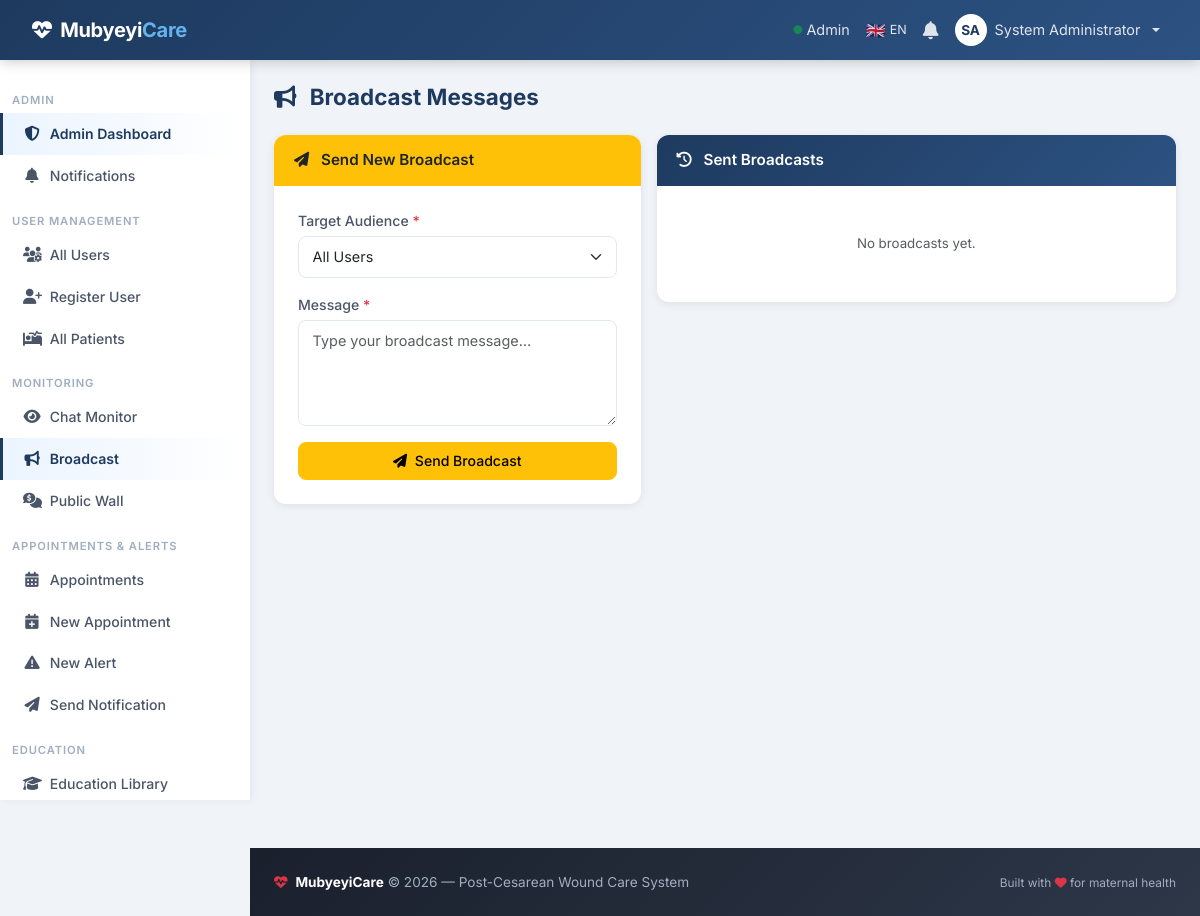
Page /admin/broadcast (signed in) on the committed database.
### models.py (models this page shows, shortened)
class User(UserMixin, db.Model):
    id = db.Column(db.Integer, primary_key=True)
    username = db.Column(db.String(80), unique=True, nullable=False)
    email = db.Column(db.String(120), unique=True, nullable=False)
    password_hash = db.Column(db.String(255), nullable=False)
    first_name = db.Column(db.String(100), nullable=False)
    last_name = db.Column(db.String(100), nullable=False)
    role = db.Column(db.Enum(UserRole), default=UserRole.PATIENT, nullable=False)
    phone = db.Column(db.String(20))
    location = db.Column(db.String(200))   # CHW service area (e.g. "Gasabo/Kinyinya")
    is_active = db.Column(db.Boolean, default=True)
    created_at = db.Column(db.DateTime, default=datetime.utcnow)
    patients = db.relationship('Patient', backref='primary_doctor', lazy='dynamic', foreign_keys='Patient.primary_doctor_id')
    follow_ups = db.relationship('FollowUp', backref='created_by', lazy='dynamic')
    sent_messages = db.relationship('Message', backref='sender', lazy='dynamic', foreign_keys='Message.sender_id')
    def get_full_name(self):
        return f"{self.first_name} {self.last_name}"

### routes/admin.py (the view, shortened to what this page needs)
@admin_bp.route('/broadcast', methods=['GET', 'POST'])
@login_required
@nurse_admin_required
def broadcast():
    broadcasts = BroadcastMessage.query.order_by(BroadcastMessage.created_at.desc()).all()
    users_for_dm = User.query.filter(User.id != current_user.id).order_by(User.last_name).all()
    return render_template('admin/broadcast.html', broadcasts=broadcasts, users=users_for_dm)

### routes/auth.py (called while the page is built)
def nurse_admin_required(f):
    @wraps(f)
    def decorated_function(*args, **kwargs):
        if not current_user.is_authenticated or current_user.role not in [UserRole.ADMIN, UserRole.NURSE]:
            flash('Admin or Nurse access required.', 'error')
            return redirect(url_for('dashboard.index'))
        return f(*args, **kwargs)
    return decorated_function

### templates/admin/broadcast.html (shortened to what this page needs)
{% extends "base.html" %}
{% block content %}
<div class="page-header" data-aos="fade-down">
    <h2><i class="fas fa-bullhorn me-2"></i> Broadcast Messages</h2>
</div>
<div class="row g-3">
    <div class="col-lg-5" data-aos="fade-up">
        <div class="card">
            <div class="card-header bg-warning text-dark"><i class="fas fa-paper-plane me-2"></i> Send New Broadcast</div>
            <div class="card-body p-4">
                <form method="POST" action="{{ url_for('admin.broadcast') }}">
                    <div class="mb-3">
                        <label class="form-label">Target Audience <span class="text-danger">*</span></label>
                        <select class="form-select" name="target" id="targetSelect" onchange="toggleDM(this.value)">
                            <option value="all">All Users</option>
                        </select>
                    </div>
                    <div class="mb-3">
                        <label class="form-label">Message <span class="text-danger">*</span></label>
                        <textarea class="form-control" name="content" rows="4" required placeholder="Type your broadcast message…"></textarea>
                    </div>
                    <button type="submit" class="btn btn-warning w-100"><i class="fas fa-paper-plane me-1"></i> Send Broadcast</button>
                </form>
            </div>
        </div>
    </div>
    <div class="col-lg-7" data-aos="fade-up" data-aos-delay="60">
        <div class="card">
            <div class="card-header bg-primary text-white"><i class="fas fa-history me-2"></i> Sent Broadcasts</div>
            <div class="card-body p-0" style="max-height:500px;overflow-y:auto;">
                {% for b in broadcasts %}
                <div class="p-3 {% if not loop.last %}border-bottom{% endif %}">
                    <div class="d-flex justify-content-between align-items-start mb-1">
                        <span class="badge bg-{{ 'secondary' if b.target == 'all' else 'primary' if b.target == 'patients' else 'success' if b.target == 'hcps' else 'info text-dark' }}">
                            {{ b.target.capitalize() }}{% if b.target_user and b.target == 'user' %}: {{ b.target_user.get_full_name() }}{% endif %}
                        </span>
                        <small class="text-muted">{{ b.created_at.strftime('%b %d, %Y %H:%M') }}</small>
                    </div>
                    <p class="mb-0 small">{{ b.content }}</p>
                </div>
                {% else %}
                <div class="text-center py-5 text-muted small">No broadcasts yet.</div>
                {% endfor %}
            </div>
        </div>
    </div>
</div>
{% endblock %}

### templates/base.html (shortened to what this page needs)
<!DOCTYPE html>
<html lang="en">
<head>
    <link href="https://cdn.jsdelivr.net/npm/bootstrap@5.3.3/dist/css/bootstrap.min.css" rel="stylesheet">
    <link rel="stylesheet" href="https://cdnjs.cloudflare.com/ajax/libs/font-awesome/6.5.0/css/all.min.css">
    <link href="https://unpkg.com/aos@2.3.4/dist/aos.css" rel="stylesheet">
</head>
<body>
<nav class="navbar navbar-dark navbar-expand-lg fixed-top">
    <div class="container-fluid">
        <a class="navbar-brand" href="/">
            <i class="fas fa-heart-pulse me-1"></i> Mubyeyi<span>Care</span>
        </a>
        <div class="collapse navbar-collapse" id="navbarNav">
            <ul class="navbar-nav ms-auto align-items-center">
                {% if current_user.is_authenticated %}
                <li class="nav-item">
                    <span class="nav-link text-white-50 small d-none d-lg-inline">
                        <i class="fas fa-circle text-success" style="font-size:.55rem;vertical-align:middle;"></i>
                        {{ current_user.role.value.capitalize() }}
                    </span>
                </li>
                <li class="nav-item dropdown">
                    <a class="nav-link d-flex align-items-center gap-1 px-2" href="#"
                       id="langDropdown" role="button" data-bs-toggle="dropdown" aria-expanded="false"
                       title="{{ tr('Language') }}">
                        {% if current_lang == 'rw' %}
                        <span style="font-size:1rem;">🇷🇼</span>
                        <span class="d-none d-md-inline small">RW</span>
                        {% else %}
                        <span style="font-size:1rem;">🇬🇧</span>
                        <span class="d-none d-md-inline small">EN</span>
                        {% endif %}
                    </a>
                </li>
                <li class="nav-item dropdown">
                    <a class="nav-link position-relative" href="#"
                       id="bellDropdown" role="button"
                       data-bs-toggle="dropdown" aria-expanded="false"
                       title="Notifications">
                    </a>
                        {% set recent_notifs = current_user.notifications | sort(attribute='created_at', reverse=True) | list %}
                </li>
                <li class="nav-item dropdown">
                    <a class="nav-link dropdown-toggle d-flex align-items-center gap-2" href="#"
                       id="userDropdown" role="button" data-bs-toggle="dropdown" aria-expanded="false">
                        <span class="rounded-circle bg-white d-inline-flex align-items-center justify-content-center"
                              style="width:32px;height:32px;color:var(--primary);font-size:.85rem;font-weight:700;">
                            {{ current_user.first_name[0] | upper }}{{ current_user.last_name[0] | upper }}
                        </span>
                        <span class="d-none d-sm-inline">{{ current_user.get_full_name() }}</span>
                    </a>
                </li>
                {% endif %}
            </ul>
        </div>
    </div>
</nav>
{% if current_user.is_authenticated %}
<aside class="sidebar d-none d-lg-flex flex-column">
    <nav class="nav flex-column">
        {% if current_user.role.value in ['patient', 'mother'] %}
        <span class="sidebar-section">{{ tr('My Care') }}</span>
        <a class="nav-link" href="{{ url_for('dashboard.index') }}"><i class="fas fa-house-medical"></i> {{ tr('My Dashboard') }}</a>
        <a class="nav-link" href="{{ url_for('notifications.index') }}">
            <i class="fas fa-bell"></i> {{ tr('Notifications') }}
            {% if unread_notifications > 0 %}<span class="badge bg-danger ms-auto">{{ unread_notifications }}</span>{% endif %}
        </a>
        <span class="sidebar-section">{{ tr('Alerts & Appointments') }}</span>
        <a class="nav-link" href="{{ url_for('appointments.my_appointments') }}"><i class="fas fa-calendar-check"></i> {{ tr('My Appointments') }}</a>
        <a class="nav-link" href="{{ url_for('appointments.request_appointment') }}"><i class="fas fa-calendar-plus"></i> {{ tr('Request Appointment') }}</a>
        <span class="sidebar-section">{{ tr('Communication') }}</span>
        <a class="nav-link" href="{{ url_for('chat.patient_self_chat') }}"><i class="fas fa-comments"></i> {{ tr('Chat with Provider') }}</a>
        <a class="nav-link" href="{{ url_for('wall.index') }}"><i class="fas fa-comments-dollar"></i> {{ tr('Public Wall') }}</a>
        <span class="sidebar-section">{{ tr('Education') }}</span>
        <a class="nav-link" href="{{ url_for('education.library') }}"><i class="fas fa-graduation-cap"></i> {{ tr('Education Library') }}</a>
        <a class="nav-link" href="{{ url_for('education.bookmarks') }}"><i class="fas fa-bookmark"></i> {{ tr('My Bookmarks') }}</a>
        <a class="nav-link" href="{{ url_for('dashboard.health_education') }}"><i class="fas fa-book-medical"></i> {{ tr('Wound Care Guide') }}</a>
        {% elif current_user.role.value in ['admin', 'nurse'] %}
        <span class="sidebar-section">{{ tr('Admin') if current_user.role.value == 'admin' else 'Nurse Panel' }}</span>
        <a class="nav-link" href="{{ url_for('admin.dashboard') }}"><i class="fas fa-shield-halved"></i> {{ tr('Admin Dashboard') }}</a>
        <a class="nav-link" href="{{ url_for('notifications.index') }}">
            <i class="fas fa-bell"></i> {{ tr('Notifications') }}
        </a>
        {% if current_user.role.value == 'admin' %}
        <span class="sidebar-section">{{ tr('User Management') }}</span>
        <a class="nav-link" href="{{ url_for('admin.users') }}"><i class="fas fa-users-gear"></i> {{ tr('All Users') }}</a>
        <a class="nav-link" href="{{ url_for('auth.register') }}"><i class="fas fa-user-plus"></i> {{ tr('Register User') }}</a>
        {% endif %}
        <a class="nav-link" href="{{ url_for('admin.patients') }}"><i class="fas fa-bed-pulse"></i> {{ tr('All Patients') }}</a>
        <span class="sidebar-section">{{ tr('Monitoring') }}</span>
        <a class="nav-link" href="{{ url_for('admin.chat_monitor') }}"><i class="fas fa-eye"></i> {{ tr('Chat Monitor') }}</a>
        <a class="nav-link" href="{{ url_for('admin.broadcast') }}"><i class="fas fa-bullhorn"></i> {{ tr('Broadcast') }}</a>
        <a class="nav-link" href="{{ url_for('wall.index') }}"><i class="fas fa-comments-dollar"></i> {{ tr('Public Wall') }}</a>
        <span class="sidebar-section">{{ tr('Appointments & Alerts') }}</span>
        <a class="nav-link" href="{{ url_for('admin.appointments') }}"><i class="fas fa-calendar-days"></i> {{ tr('Appointments') }}</a>
        <a class="nav-link" href="{{ url_for('admin.create_appointment') }}"><i class="fas fa-calendar-plus"></i> {{ tr('New Appointment') }}</a>
        <a class="nav-link" href="{{ url_for('admin.create_alert') }}"><i class="fas fa-triangle-exclamation"></i> {{ tr('New Alert') }}</a>
        <a class="nav-link" href="{{ url_for('admin.create_notification') }}"><i class="fas fa-paper-plane"></i> {{ tr('Send Notification') }}</a>
        <span class="sidebar-section">{{ tr('Education') }}</span>
        <a class="nav-link" href="{{ url_for('education.library') }}"><i class="fas fa-graduation-cap"></i> {{ tr('Education Library') }}</a>
        {% endif %}
    </nav>
</aside>
{% endif %}
<main class="main-content">
    <div class="container-fluid px-4">
        {% block content %}{% endblock %}
    </div>
</main>
<footer class="py-4 mt-5" style="margin-left: var(--sidebar-w);">
    <div class="container-fluid px-4">
        <div class="row align-items-center">
            <div class="col-md-6">
                <p class="mb-0">
                    <i class="fas fa-heart-pulse text-danger me-1"></i>
                    <strong class="text-white">MubyeyiCare</strong> &copy; 2026 &mdash; {{ tr('Post-Cesarean Wound Care System') }}
                </p>
            </div>
            <div class="col-md-6 text-md-end mt-2 mt-md-0">
                <small>Built with <i class="fas fa-heart text-danger"></i> for maternal health</small>
            </div>
        </div>
    </div>
</footer>
</body>
</html>

### templates/base.html (style rules this page uses)
:root { --primary: #1e3a5f; --primary-light: #2c5282; --accent: #e74c3c; --success: #27ae60; --info: #3498db; --warning: #f39c12; --sidebar-w: 250px; --nav-h: 60px; --radius: 12px; --shadow-sm: 0 2px 8px rgba(0,0,0,.08); --shadow-md: 0 6px 24px rgba(0,0,0,.12); --transition: .2s ease; }
*, *::before, *::after { box-sizing: border-box; }
html { scroll-behavior: smooth; }
body { font-family: 'Inter', 'Segoe UI', sans-serif; background: #f0f4f8; color: #2d3748; font-size: .95rem; }
.navbar { background: linear-gradient(135deg, var(--primary) 0%, var(--primary-light) 100%); height: var(--nav-h); box-shadow: 0 2px 12px rgba(0,0,0,.2); padding: 0 1.25rem; }
.navbar-brand { font-weight: 700; font-size: 1.25rem; letter-spacing: -.3px; color: #fff !important; }
.navbar-brand span { color: #63b3ed; }
.navbar .nav-link { color: rgba(255,255,255,.85) !important; font-size: .9rem; }
.sidebar { background: #fff; width: var(--sidebar-w); height: calc(100vh - var(--nav-h)); position: fixed; top: var(--nav-h); left: 0; overflow-y: auto; box-shadow: 2px 0 8px rgba(0,0,0,.06); padding: 1rem 0 2rem; z-index: 900; }
.sidebar .sidebar-section { padding: .25rem .75rem; font-size: .7rem; font-weight: 600; text-transform: uppercase; letter-spacing: .08em; color: #a0aec0; margin-top: .75rem; }
.sidebar .nav-link { color: #4a5568 !important; padding: .65rem 1.25rem !important; border-left: 3px solid transparent; border-radius: 0 8px 8px 0; margin-right: .5rem; font-size: .88rem; font-weight: 500; display: flex; align-items: center; gap: .55rem; transition: all var(--transition); }
.sidebar .nav-link i { width: 18px; text-align: center; font-size: .95rem; }
.sidebar .nav-link:hover, .sidebar .nav-link.active { background: linear-gradient(90deg, #ebf4ff 0%, #fff 100%); border-left-color: var(--primary); color: var(--primary) !important; }
.sidebar .nav-link.active { font-weight: 600; }
.main-content { margin-left: var(--sidebar-w); padding-top: calc(var(--nav-h) + 1.5rem); min-height: 100vh; }
.card { border: none; border-radius: var(--radius); box-shadow: var(--shadow-sm); margin-bottom: 1.25rem; transition: box-shadow var(--transition), transform var(--transition); }
.card-header { border-radius: var(--radius) var(--radius) 0 0 !important; padding: .875rem 1.25rem; font-weight: 600; border-bottom: none; }
.card-header.bg-primary { background: linear-gradient(135deg, var(--primary) 0%, var(--primary-light) 100%) !important; }
.btn { border-radius: 8px; font-weight: 500; font-size: .88rem; padding: .45rem 1rem; transition: all var(--transition); }
.form-control, .form-select { border-radius: 8px; border: 1.5px solid #e2e8f0; font-size: .9rem; padding: .55rem .85rem; transition: border-color var(--transition), box-shadow var(--transition); }
.form-label { font-weight: 500; font-size: .88rem; color: #4a5568; margin-bottom: .35rem; }
.page-header { display: flex; align-items: center; justify-content: space-between; margin-bottom: 1.5rem; }
.page-header h2 { font-size: 1.4rem; font-weight: 700; color: var(--primary); margin: 0; }
.page-header h2 i { margin-right: .5rem; }
footer { background: linear-gradient(135deg, #1a202c 0%, #2d3748 100%); color: #a0aec0; font-size: .85rem; }

### rows in the picture
User: role.value "Admin", first_name "S", last_name "A", get_full_name "System Administrator", role "ADMIN"

### other values in the picture
{{ tr('Admin Dashboard') }} "Admin Dashboard"
{{ tr('Notifications') }} "Notifications"
{{ tr('User Management') }} "USER MANAGEMENT"
{{ tr('All Users') }} "All Users"
{{ tr('Register User') }} "Register User"
{{ tr('All Patients') }} "All Patients"
{{ tr('Monitoring') }} "MONITORING"
{{ tr('Chat Monitor') }} "Chat Monitor"
{{ tr('Broadcast') }} "Broadcast"
{{ tr('Public Wall') }} "Public Wall"
{{ tr('Appointments & Alerts') }} "APPOINTMENTS & ALERTS"
{{ tr('Appointments') }} "Appointments"
{{ tr('New Appointment') }} "New Appointment"
{{ tr('New Alert') }} "New Alert"
{{ tr('Send Notification') }} "Send Notification"
